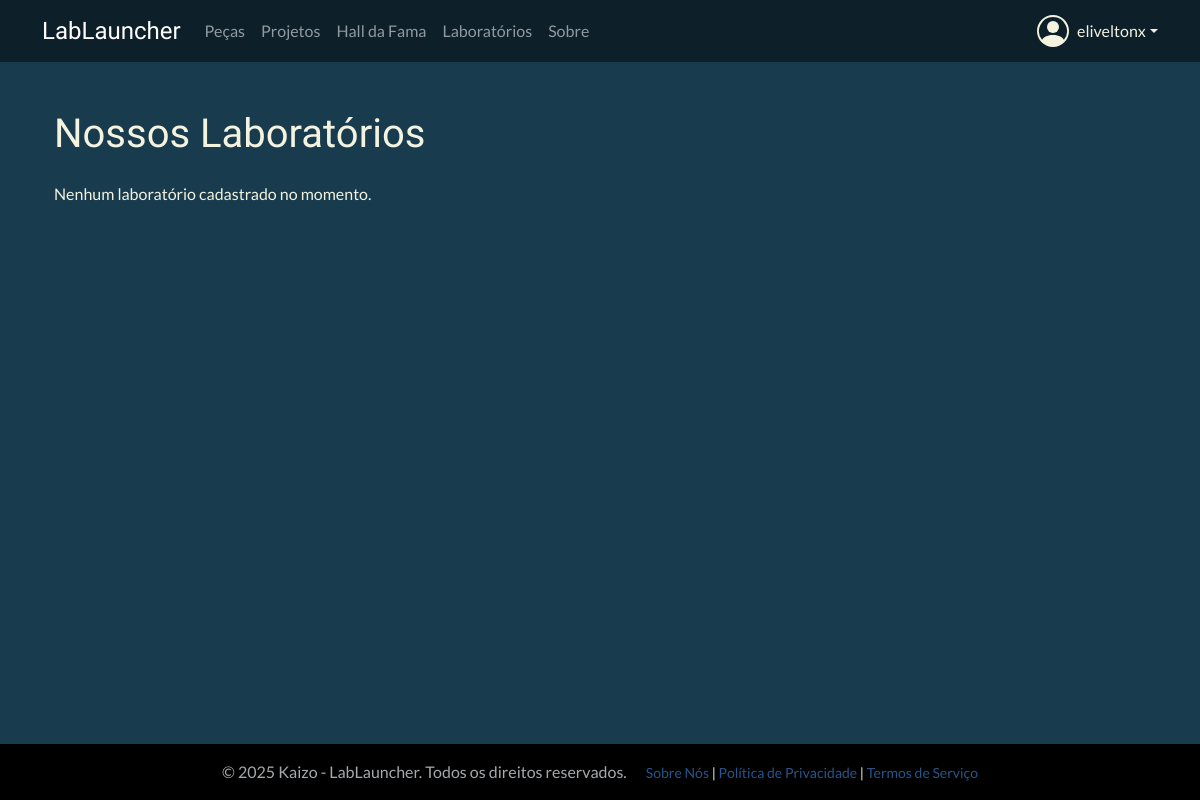
The page /inventory/labs/ (signed in) on the database as committed earlier.
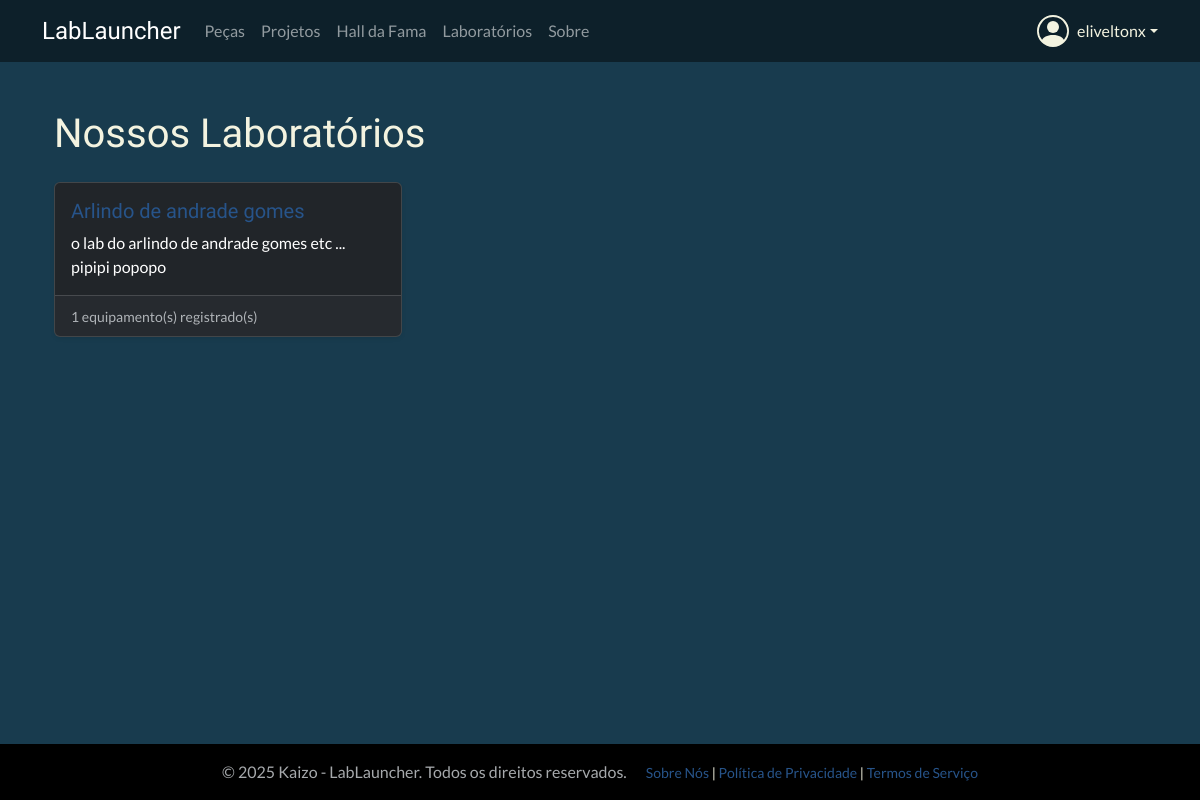
The same page on the database as committed later.
### inventory/models.py (models this page shows, shortened)
class Laboratorio(models.Model):
    name = models.CharField(max_length=200, verbose_name="Nome do Laboratório")
    description = models.TextField(blank=True, verbose_name="Descrição")
    created_at = models.DateTimeField(auto_now_add=True)
    latitude = models.FloatField(null=True, blank=True)
    longitude = models.FloatField(null=True, blank=True)
    inspectors = models.ManyToManyField(
        settings.AUTH_USER_MODEL,
        blank=True,
        related_name="inspected_labs",
        limit_choices_to={'is_staff': True}
    )

### inventory/views.py (the view)
# urls.py: path('labs/', LaboratorioListView.as_view(), name='lab-list'),
class LaboratorioListView(LoginRequiredMixin, ListView):
    model = Laboratorio
    template_name = 'inventory/lab_list.html'
    context_object_name = 'labs' # Nome da variável no template
    paginate_by = 12 # Mostra 12 laboratórios por página

### inventory/templates/inventory/lab_list.html (shortened to what this page needs)
{% extends "base.html" %}
{% block content %}
<div class="container mt-4">
    <h1 class="mb-4">Nossos Laboratórios</h1>
    <div class="row row-cols-1 row-cols-md-2 row-cols-lg-3 g-4">
        {% for lab in labs %}
        <div class="col">
            <div class="card h-100 text-bg-dark shadow-sm">
                <div class="card-body">
                    <h5 class="card-title">
                        <a href="{% url 'inventory:lab-detail' lab.pk %}" class="stretched-link">{{ lab.name }}</a>
                    </h5>
                    <p class="card-text">{{ lab.description|truncatewords:20 }}</p>
                </div>
                <div class="card-footer">
                    <small class="text-muted">{{ lab.equipments.count }} equipamento(s) registrado(s)</small>
                </div>
            </div>
        </div>
        {% empty %}
            <div class="col">
                <p>Nenhum laboratório cadastrado no momento.</p>
            </div>
        {% endfor %}
    </div>
    </div>
{% endblock %}

Rows that differ between the two databases and show on the page:
added Laboratorio: name "Arlindo de andrade gomes", description "o lab do arlindo de andrade gomes etc ... pipipi popopo", equipments.count "1"
Other text that changed with them:
text no longer shown: "Nenhum laboratório cadastrado no momento."
